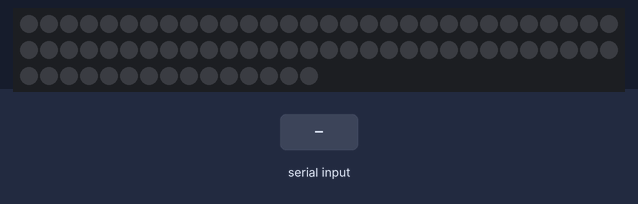
Bench run of a sketch on a simulated Arduino Uno, built with avr-gcc and run on an emulated ATmega328P. Parts: 75 RGB LEDs in strip order, left to right, continuing on the next row. The inputs (shaded band) are chosen by the test bench. Random numbers use the default seed unless the sketch sets one.

Above: at 1.2 s.
1.3 s: "G" received over Serial
At 2.35 s:
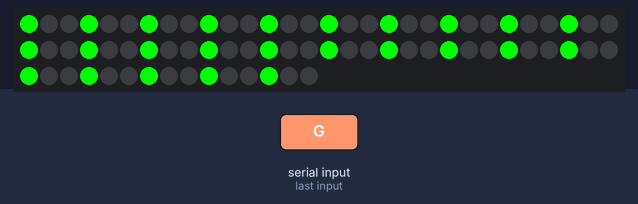
4.1 s: "Y" received over Serial
At 14.2 s:
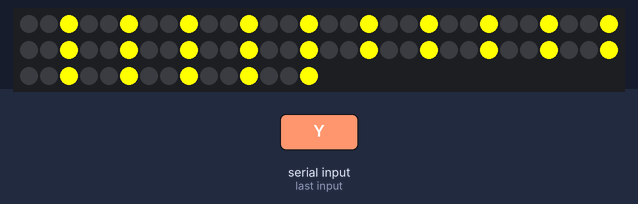

The sketch:

hackGT.ino
```cpp
 #include <Adafruit_NeoPixel.h>
int ledpin = 2;
#define PIN 6
// small led 73
// large led 116
int ledLenght = 75;
int timeLen = 100;

// Parameter 1 = number of pixels in strip
// Parameter 2 = pin number (most are valid)
// Parameter 3 = pixel type flags, add together as needed:
//   NEO_KHZ800  800 KHz bitstream (most NeoPixel products w/WS2812 LEDs)
//   NEO_KHZ400  400 KHz (classic 'v1' (not v2) FLORA pixels, WS2811 drivers)
//   NEO_GRB     Pixels are wired for GRB bitstream (most NeoPixel products)
//   NEO_RGB     Pixels are wired for RGB bitstream (v1 FLORA pixels, not v2)
Adafruit_NeoPixel strip = Adafruit_NeoPixel(ledLenght, PIN, NEO_GRB + NEO_KHZ800);

void setup() {
  Serial.begin(115200);
  strip.begin();
  strip.show(); // Initialize all pixels to 'off'
  //pinMode(ledpin,OUTPUT);
  randomSeed(analogRead(0));
}

void loop() {
  String state = Serial.readString();
  int randNumR = random(255);
  int randNumG = random(255);
  int randNumB = random(255);

  if (state=="G"){                       // wait for a second
  theaterChase(strip.Color(  0, 255, 0), timeLen); //green
  delay(500);
  }else if(state=="Y"){
  theaterChase(strip.Color(  255, 255, 0), timeLen); //yellow
  theaterChase(strip.Color(  255, 255, 0), timeLen); //yellow

  delay(500);
  }else if(state=="B"){
  theaterChase(strip.Color(  0, 0, 255), timeLen); //blue
  theaterChase(strip.Color(  0, 0, 255), timeLen); //blue
  delay(500);
  }else if(state=="R"){
    theaterChase(strip.Color(randNumR, randNumG, randNumB), timeLen); //Random
  delay(500);
  }else{
    theaterChase(strip.Color( 0,  0, 0), 1);//Off
  }


}


//Theatre-style crawling lights.
void theaterChase(uint32_t c, uint8_t wait) {
  for (int j=0; j<10; j++) {  //do 10 cycles of chasing
    for (int q=0; q < 3; q++) {
      for (int i=0; i < strip.numPixels(); i=i+3) {
        strip.setPixelColor(i+q, c);    //turn every third pixel on
      }
      strip.show();

      delay(wait);

      for (int i=0; i < strip.numPixels(); i=i+3) {
        strip.setPixelColor(i+q, 0);        //turn every third pixel off
      }
    }
  }
}
```

Measured:
- after the input at 1.3 s, the LEDs: change after 1.0 s (image 1)
